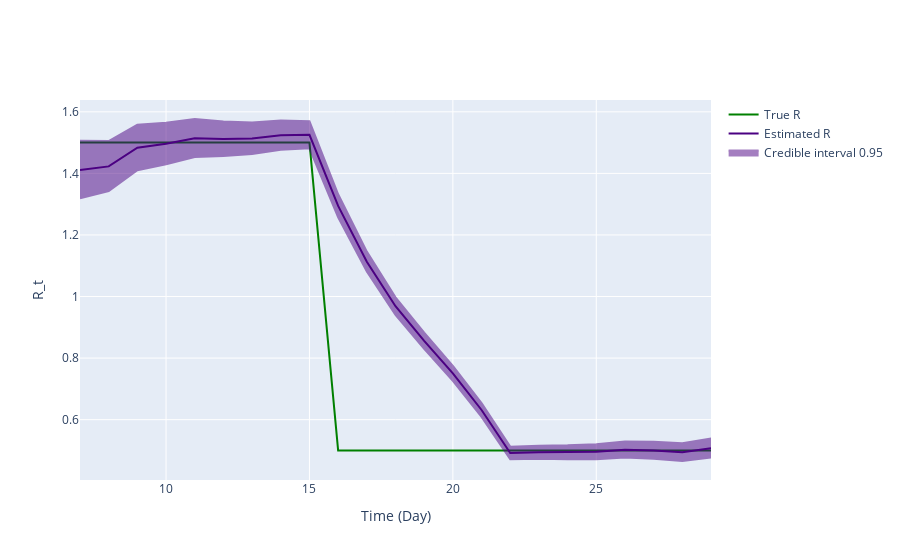

Notebook cell for this chart:
### Code cell
fig = ReproductionNumberPlot()

fig.add_ground_truth_rt(ground_truth)
fig.add_interval_rt(interval)

fig.update_labels(time_label='Time (Day)', r_label='R_t')

fig.show_figure()

### Figure 1 — Plotly figure (JSON) as saved in the notebook; plotly's stock layout.template omitted (floating-point values rounded to 4 significant figures)
{"data": [{"line": {"color": "green"}, "mode": "lines", "name": "True R", "type": "scatter", "x": [7, 8, 9, 10, 11, 12, 13, 14, 15, 16, 17, 18, 19, 20, 21, 22, 23, 24, 25, 26, 27, 28, 29], "y": [1.5, 1.5, 1.5, 1.5, 1.5, 1.5, 1.5, 1.5, 1.5, 0.5, 0.5, 0.5, 0.5, 0.5, 0.5, 0.5, 0.5, 0.5, 0.5, 0.5, 0.5, 0.5, 0.5]}, {"line": {"color": "indigo"}, "mode": "lines", "name": "Estimated R", "type": "scatter", "x": [7, 8, 9, 10, 11, 12, 13, 14, 15, 16, 17, 18, 19, 20, 21, 22, 23, 24, 25, 26, 27, 28, 29], "y": [1.411, 1.423, 1.483, 1.496, 1.514, 1.512, 1.514, 1.524, 1.525, 1.294, 1.113, 0.9685, 0.8561, 0.7503, 0.6315, 0.4918, 0.4942, 0.4938, 0.4956, 0.5026, 0.4999, 0.4943, 0.5073]}, {"fill": "toself", "fillcolor": "indigo", "line": {"color": "indigo"}, "mode": "lines", "name": "Credible interval 0.95", "opacity": 0.5, "type": "scatter", "x": [7, 8, 9, 10, 11, 12, 13, 14, 15, 16, 17, 18, 19, 20, 21, 22, 23, 24, 25, 26, 27, 28, 29, 29, 28, 27, 26, 25, 24, 23, 22, 21, 20, 19, 18, 17, 16, 15, 14, 13, 12, 11, 10, 9, 8, 7], "y": [1.506, 1.505, 1.558, 1.565, 1.577, 1.569, 1.566, 1.572, 1.57, 1.332, 1.146, 0.9974, 0.8825, 0.7749, 0.6542, 0.5123, 0.5156, 0.5166, 0.5202, 0.529, 0.5279, 0.5236, 0.5386, 0.477, 0.4657, 0.4726, 0.4768, 0.4716, 0.4715, 0.4732, 0.4717, 0.6092, 0.7262, 0.83, 0.94, 1.081, 1.257, 1.482, 1.477, 1.463, 1.456, 1.453, 1.43, 1.41, 1.343, 1.319]}], "layout": {"hovermode": "x unified", "xaxis": {"title": {"text": "Time (Day)"}}, "yaxis": {"title": {"text": "R_t"}}}}
